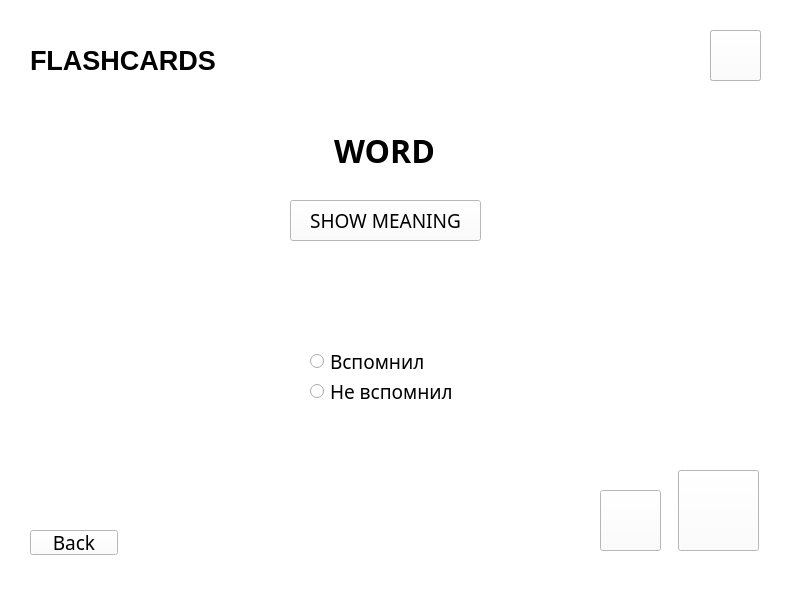
<?xml version="1.0" encoding="UTF-8"?>
<ui version="4.0">
 <class>QuizWindow</class>
 <widget class="QWidget" name="QuizWindow">
  <property name="geometry">
   <rect>
    <x>0</x>
    <y>0</y>
    <width>800</width>
    <height>600</height>
   </rect>
  </property>
  <property name="font">
   <font>
    <family>Ubuntu Condensed</family>
    <pointsize>14</pointsize>
   </font>
  </property>
  <property name="windowTitle">
   <string>GRE Vocab Builder</string>
  </property>
  <property name="styleSheet">
   <string notr="true">background-color: rgb(255, 255, 255);
color: rgb(0, 0, 0);</string>
  </property>
  <widget class="QLabel" name="labword">
   <property name="geometry">
    <rect>
     <x>9</x>
     <y>130</y>
     <width>751</width>
     <height>41</height>
    </rect>
   </property>
   <property name="font">
    <font>
     <family>Ubuntu Condensed</family>
     <pointsize>24</pointsize>
     <weight>75</weight>
     <bold>true</bold>
    </font>
   </property>
   <property name="lineWidth">
    <number>0</number>
   </property>
   <property name="text">
    <string>WORD</string>
   </property>
   <property name="alignment">
    <set>Qt::AlignCenter</set>
   </property>
   <property name="wordWrap">
    <bool>true</bool>
   </property>
  </widget>
  <widget class="QPushButton" name="btn_next">
   <property name="geometry">
    <rect>
     <x>678</x>
     <y>470</y>
     <width>81</width>
     <height>81</height>
    </rect>
   </property>
   <property name="font">
    <font>
     <family>Ubuntu Condensed</family>
     <pointsize>14</pointsize>
    </font>
   </property>
   <property name="cursor">
    <cursorShape>PointingHandCursor</cursorShape>
   </property>
   <property name="styleSheet">
    <string notr="true"/>
   </property>
   <property name="text">
    <string/>
   </property>
   <property name="icon">
    <iconset>
     <normaloff>img/next.png</normaloff>img/next.png</iconset>
   </property>
   <property name="iconSize">
    <size>
     <width>45</width>
     <height>45</height>
    </size>
   </property>
  </widget>
  <widget class="QLabel" name="labshowbtn">
   <property name="geometry">
    <rect>
     <x>290</x>
     <y>200</y>
     <width>191</width>
     <height>41</height>
    </rect>
   </property>
   <property name="font">
    <font>
     <family>Ubuntu Condensed</family>
     <pointsize>14</pointsize>
     <weight>75</weight>
     <bold>true</bold>
    </font>
   </property>
   <property name="styleSheet">
    <string notr="true"/>
   </property>
   <property name="text">
    <string/>
   </property>
   <property name="alignment">
    <set>Qt::AlignCenter</set>
   </property>
  </widget>
  <widget class="QRadioButton" name="rb_know">
   <property name="geometry">
    <rect>
     <x>310</x>
     <y>350</y>
     <width>151</width>
     <height>22</height>
    </rect>
   </property>
   <property name="font">
    <font>
     <family>Ubuntu Condensed</family>
     <pointsize>14</pointsize>
    </font>
   </property>
   <property name="text">
    <string>Вспомнил</string>
   </property>
  </widget>
  <widget class="QRadioButton" name="rb_notknow">
   <property name="geometry">
    <rect>
     <x>310</x>
     <y>380</y>
     <width>191</width>
     <height>22</height>
    </rect>
   </property>
   <property name="font">
    <font>
     <family>Ubuntu Condensed</family>
     <pointsize>14</pointsize>
    </font>
   </property>
   <property name="text">
    <string>Не вспомнил</string>
   </property>
  </widget>
  <widget class="QPushButton" name="btn_prev">
   <property name="geometry">
    <rect>
     <x>600</x>
     <y>490</y>
     <width>61</width>
     <height>61</height>
    </rect>
   </property>
   <property name="font">
    <font>
     <family>Ubuntu Condensed</family>
     <pointsize>14</pointsize>
    </font>
   </property>
   <property name="cursor">
    <cursorShape>PointingHandCursor</cursorShape>
   </property>
   <property name="styleSheet">
    <string notr="true"/>
   </property>
   <property name="text">
    <string/>
   </property>
   <property name="icon">
    <iconset>
     <normaloff>img/back.png</normaloff>img/back.png</iconset>
   </property>
   <property name="iconSize">
    <size>
     <width>35</width>
     <height>35</height>
    </size>
   </property>
  </widget>
  <widget class="QPushButton" name="btn_show">
   <property name="geometry">
    <rect>
     <x>290</x>
     <y>200</y>
     <width>191</width>
     <height>41</height>
    </rect>
   </property>
   <property name="font">
    <font>
     <family>Ubuntu Condensed</family>
     <pointsize>14</pointsize>
    </font>
   </property>
   <property name="cursor">
    <cursorShape>PointingHandCursor</cursorShape>
   </property>
   <property name="styleSheet">
    <string notr="true"/>
   </property>
   <property name="text">
    <string>SHOW MEANING</string>
   </property>
  </widget>
  <widget class="QLabel" name="header">
   <property name="geometry">
    <rect>
     <x>30</x>
     <y>40</y>
     <width>201</width>
     <height>41</height>
    </rect>
   </property>
   <property name="font">
    <font>
     <family>Ubuntu</family>
     <pointsize>20</pointsize>
     <weight>75</weight>
     <bold>true</bold>
     <strikeout>false</strikeout>
    </font>
   </property>
   <property name="text">
    <string>FLASHCARDS</string>
   </property>
  </widget>
  <widget class="QPushButton" name="star_0">
   <property name="geometry">
    <rect>
     <x>710</x>
     <y>30</y>
     <width>51</width>
     <height>51</height>
    </rect>
   </property>
   <property name="text">
    <string/>
   </property>
   <property name="icon">
    <iconset>
     <normaloff>img/star.png</normaloff>img/star.png</iconset>
   </property>
   <property name="iconSize">
    <size>
     <width>32</width>
     <height>32</height>
    </size>
   </property>
  </widget>
  <widget class="QPushButton" name="back">
   <property name="geometry">
    <rect>
     <x>30</x>
     <y>530</y>
     <width>88</width>
     <height>25</height>
    </rect>
   </property>
   <property name="text">
    <string>Back</string>
   </property>
  </widget>
  <widget class="QPushButton" name="star_1">
   <property name="geometry">
    <rect>
     <x>710</x>
     <y>30</y>
     <width>51</width>
     <height>51</height>
    </rect>
   </property>
   <property name="text">
    <string/>
   </property>
   <property name="icon">
    <iconset>
     <normaloff>img/star_checked.png</normaloff>img/star_checked.png</iconset>
   </property>
   <property name="iconSize">
    <size>
     <width>32</width>
     <height>32</height>
    </size>
   </property>
  </widget>
  <zorder>labword</zorder>
  <zorder>btn_next</zorder>
  <zorder>labshowbtn</zorder>
  <zorder>btn_show</zorder>
  <zorder>rb_know</zorder>
  <zorder>rb_notknow</zorder>
  <zorder>btn_prev</zorder>
  <zorder>header</zorder>
  <zorder>star_0</zorder>
  <zorder>back</zorder>
  <zorder>star_1</zorder>
 </widget>
 <resources/>
 <connections/>
</ui>
